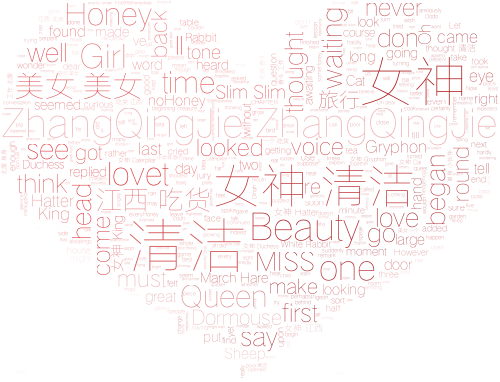

This chart was generated by the following Python code:
#! /usr/bin/env python
# -*- coding:utf-8 -*-
# @Time    : 2017/7/25 14:46
# @Author  : xiongyaokun
# @Site    : 
# @File    : test01.py
# @Software: PyCharm

'''
利用词频生成词云
显示中文字体

'''
from os import path
import os
import codecs
import jieba
from scipy.misc import imread
from wordcloud import WordCloud, STOPWORDS, ImageColorGenerator
import matplotlib.pyplot as plt
# from PIL import Image, ImageDraw, ImageFont

# 获取当前文件路径
# __file__为当前文件，在ide中运行此行会报错,可改为
# d = path.dirname('.')
d = path.dirname(__file__)

# f = open(r'D:\Python\Python-wordcloud\wordcloud\alice.txt', 'r')
# txt = f.read()

# 读取文件
# f = open(path.join(d, 'zhangqingjie.txt'))
# f = open(path.join(d, 'zqingjie.txt'))
f = open(path.join(d, 'zqj-alice.txt'))
text = f.read()
text = text.replace('Alice', '清洁')
text = text.replace('said', '女神')
text = text.replace('Mock', '江西')
text = text.replace('Turtle', '吃货')
text = text.replace('little', 'Beauty')
text = text.replace('thing', 'Honey')
text = text.replace('know', 'Girl')
text = text.replace('wen', 'love')
text = text.replace('much', 'love')
text = text.replace('now', '旅行')
text = text.replace('quite', 'MISS')
text = text.replace('way', 'waiting')
text = text.replace('Mouse', 'Sheep')

f.close()

# 结巴分词，生成字符串，如果不通过分词，无法直接生成正确的中文词云
cut_text = " ".join(jieba.cut(text))

# 读取背景图片
color_mask = imread(path.join(d, 'heart03.jpg'))
# color_mask = imread(path.join(d, 'zhangqingjie.jpg'))




wc = WordCloud(font_path=path.join(d,'HYQiHei-25JF.ttf'), background_color='white', max_words=4000, mask=color_mask,
               max_font_size=60, random_state=1)

# 生成词云，可以用generate输入全部文本(中文不好分词)，也可以我们计算好词频后使用generate_from_frequencies函数
word_cloud = wc.generate(cut_text)
# 保存图片
word_cloud.to_file(path.join(d, 'test04_01.jpg'))
# 显示词云图片
plt.imshow(word_cloud)
plt.axis('off')
plt.show()



# 从背景图片生成颜色
image_colors = ImageColorGenerator(color_mask)
# 一下代码显示图片
# plt.imshow(wc)
# plt.axis('off')

# 绘制词云
# plt.figure()

# recolor wordcloud and show
# we could also give color_func=image-colors directly in the constructor
plt.imshow(wc.recolor(color_func=image_colors))
plt.axis('off')

# 绘制背景图片为颜色的图片
plt.figure()
plt.imshow(color_mask, cmap=plt.cm.gray)
plt.axis('off')
plt.show()
# 保存图片
wc.to_file(path.join(d, 'test04.png'))
